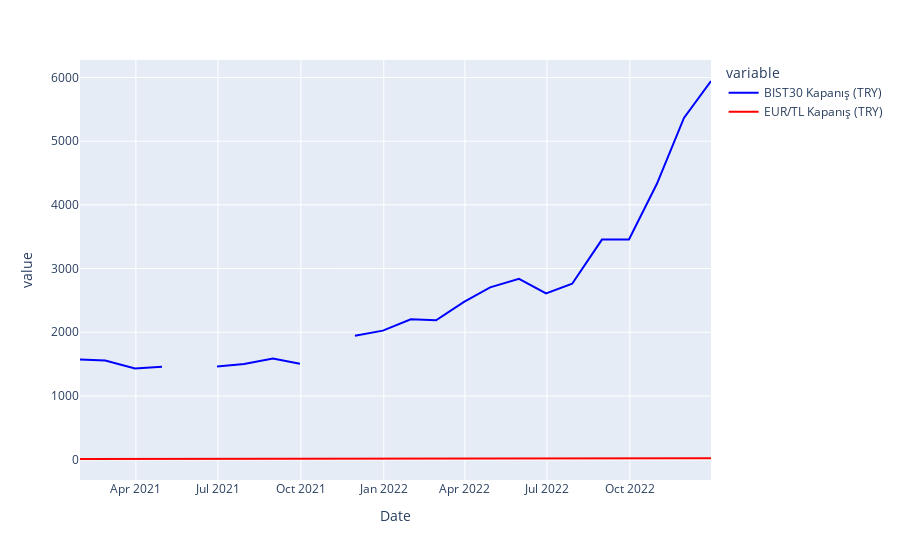

Notebook code for this chart:
### Markdown cell above
2. Ay kırılımlı olarak ürettiğiniz tabloyu grafik olarak inceleyiniz.

### Code cell
pivotPlt=px.line(pivot,color_discrete_map={"EUR/TL Kapanış (TRY)":"red","BIST30 Kapanış (TRY)":"blue"})
pivotPlt

### Figure 1 — Plotly figure (JSON) as saved in the notebook; plotly's stock layout.template omitted (floating-point values rounded to 4 significant figures)
{"data": [{"hovertemplate": "variable=BIST30 Kapanış (TRY)<br>Date=%{x}<br>value=%{y}<extra></extra>", "legendgroup": "BIST30 Kapanış (TRY)", "line": {"color": "blue", "dash": "solid"}, "marker": {"symbol": "circle"}, "mode": "lines", "name": "BIST30 Kapanış (TRY)", "orientation": "v", "showlegend": true, "type": "scatter", "x": ["2021-01-29T00:00:00", "2021-02-26T00:00:00", "2021-03-31T00:00:00", "2021-04-30T00:00:00", "2021-05-31T00:00:00", "2021-06-30T00:00:00", "2021-07-30T00:00:00", "2021-08-31T00:00:00", "2021-09-30T00:00:00", "2021-10-29T00:00:00", "2021-11-30T00:00:00", "2021-12-31T00:00:00", "2022-01-31T00:00:00", "2022-02-28T00:00:00", "2022-03-31T00:00:00", "2022-04-29T00:00:00", "2022-05-31T00:00:00", "2022-06-30T00:00:00", "2022-07-29T00:00:00", "2022-08-31T00:00:00", "2022-09-30T00:00:00", "2022-10-31T00:00:00", "2022-11-30T00:00:00", "2022-12-30T00:00:00"], "xaxis": "x", "y": [1572.0, 1556, 1431.0, 1457.0, null, 1463.0, 1501.0, 1588.0, 1505.0, null, 1943.0, 2025, 2203.0, 2186.0, 2477.0, 2704.0, 2838.0, 2609.0, 2760.0, 3454.0, 3458.0, 4330.0, 5364.0, 5945.0], "yaxis": "y"}, {"hovertemplate": "variable=EUR/TL Kapanış (TRY)<br>Date=%{x}<br>value=%{y}<extra></extra>", "legendgroup": "EUR/TL Kapanış (TRY)", "line": {"color": "red", "dash": "solid"}, "marker": {"symbol": "circle"}, "mode": "lines", "name": "EUR/TL Kapanış (TRY)", "orientation": "v", "showlegend": true, "type": "scatter", "x": ["2021-01-29T00:00:00", "2021-02-26T00:00:00", "2021-03-31T00:00:00", "2021-04-30T00:00:00", "2021-05-31T00:00:00", "2021-06-30T00:00:00", "2021-07-30T00:00:00", "2021-08-31T00:00:00", "2021-09-30T00:00:00", "2021-10-29T00:00:00", "2021-11-30T00:00:00", "2021-12-31T00:00:00", "2022-01-31T00:00:00", "2022-02-28T00:00:00", "2022-03-31T00:00:00", "2022-04-29T00:00:00", "2022-05-31T00:00:00", "2022-06-30T00:00:00", "2022-07-29T00:00:00", "2022-08-31T00:00:00", "2022-09-30T00:00:00", "2022-10-31T00:00:00", "2022-11-30T00:00:00", "2022-12-30T00:00:00"], "xaxis": "x", "y": [8.903, 8.905, 9.748, 9.924, 10.44, 10.38, 10.05, 9.869, 10.34, 11.13, 14.35, 14.99, 15.03, 15.69, 16.35, 15.53, 17.65, 17.24, 18.29, 18.19, 18.15, 18.48, 19.23, 19.94], "yaxis": "y"}], "layout": {"legend": {"title": {"text": "variable"}, "tracegroupgap": 0}, "margin": {"t": 60}, "xaxis": {"anchor": "y", "domain": [0, 1], "title": {"text": "Date"}}, "yaxis": {"anchor": "x", "domain": [0, 1], "title": {"text": "value"}}}}
